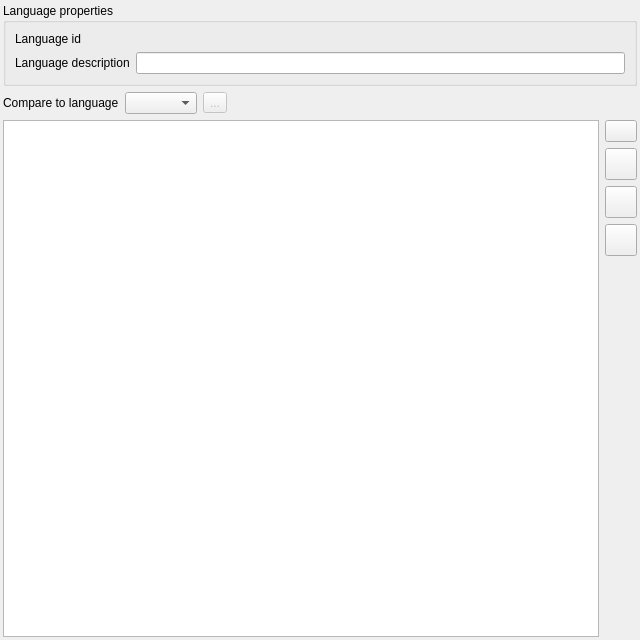
<?xml version="1.0" encoding="UTF-8"?>
<ui version="4.0">
 <class>SolarusEditor::StringsEditor</class>
 <widget class="QWidget" name="SolarusEditor::StringsEditor">
  <property name="geometry">
   <rect>
    <x>0</x>
    <y>0</y>
    <width>640</width>
    <height>640</height>
   </rect>
  </property>
  <property name="windowTitle">
   <string>Strings editor</string>
  </property>
  <layout class="QVBoxLayout" name="verticalLayout">
   <property name="leftMargin">
    <number>3</number>
   </property>
   <property name="topMargin">
    <number>3</number>
   </property>
   <property name="rightMargin">
    <number>3</number>
   </property>
   <property name="bottomMargin">
    <number>3</number>
   </property>
   <item>
    <widget class="QGroupBox" name="language_properties_group_box">
     <property name="title">
      <string>Language properties</string>
     </property>
     <layout class="QFormLayout" name="formLayout">
      <item row="0" column="0">
       <widget class="QLabel" name="language_id_label">
        <property name="toolTip">
         <string/>
        </property>
        <property name="text">
         <string>Language id</string>
        </property>
       </widget>
      </item>
      <item row="0" column="1">
       <widget class="QLabel" name="language_id_field">
        <property name="toolTip">
         <string>Folder name of the language</string>
        </property>
        <property name="text">
         <string/>
        </property>
       </widget>
      </item>
      <item row="1" column="0">
       <widget class="QLabel" name="description_label">
        <property name="text">
         <string>Language description</string>
        </property>
       </widget>
      </item>
      <item row="1" column="1">
       <widget class="QLineEdit" name="description_field">
        <property name="toolTip">
         <string>User-friendly description to show in the editor</string>
        </property>
       </widget>
      </item>
     </layout>
    </widget>
   </item>
   <item>
    <layout class="QHBoxLayout" name="translation_layout">
     <item>
      <widget class="QLabel" name="translation_label">
       <property name="text">
        <string>Compare to language</string>
       </property>
      </widget>
     </item>
     <item>
      <widget class="SolarusEditor::ResourceSelector" name="translation_field"/>
     </item>
     <item>
      <widget class="QToolButton" name="translation_refresh_button">
       <property name="enabled">
        <bool>false</bool>
       </property>
       <property name="toolTip">
        <string>Refresh language</string>
       </property>
       <property name="text">
        <string>...</string>
       </property>
       <property name="icon">
        <iconset resource="../../resources/images.qrc">
         <normaloff>:/images/icon_refresh.png</normaloff>:/images/icon_refresh.png</iconset>
       </property>
       <property name="iconSize">
        <size>
         <width>16</width>
         <height>16</height>
        </size>
       </property>
      </widget>
     </item>
     <item>
      <spacer name="horizontalSpacer">
       <property name="orientation">
        <enum>Qt::Horizontal</enum>
       </property>
       <property name="sizeHint" stdset="0">
        <size>
         <width>40</width>
         <height>20</height>
        </size>
       </property>
      </spacer>
     </item>
    </layout>
   </item>
   <item>
    <layout class="QHBoxLayout" name="strings_layout">
     <item>
      <widget class="SolarusEditor::StringsTreeView" name="strings_tree_view">
       <property name="allColumnsShowFocus">
        <bool>true</bool>
       </property>
      </widget>
     </item>
     <item>
      <layout class="QVBoxLayout" name="boutton_layout">
       <item>
        <widget class="QPushButton" name="create_button">
         <property name="maximumSize">
          <size>
           <width>32</width>
           <height>32</height>
          </size>
         </property>
         <property name="toolTip">
          <string>Add</string>
         </property>
         <property name="text">
          <string/>
         </property>
         <property name="icon">
          <iconset resource="../../resources/images.qrc">
           <normaloff>:/images/icon_add.png</normaloff>:/images/icon_add.png</iconset>
         </property>
         <property name="iconSize">
          <size>
           <width>24</width>
           <height>24</height>
          </size>
         </property>
        </widget>
       </item>
       <item>
        <widget class="QPushButton" name="set_key_button">
         <property name="sizePolicy">
          <sizepolicy hsizetype="Fixed" vsizetype="Fixed">
           <horstretch>0</horstretch>
           <verstretch>0</verstretch>
          </sizepolicy>
         </property>
         <property name="minimumSize">
          <size>
           <width>32</width>
           <height>32</height>
          </size>
         </property>
         <property name="maximumSize">
          <size>
           <width>32</width>
           <height>32</height>
          </size>
         </property>
         <property name="toolTip">
          <string>Change key</string>
         </property>
         <property name="text">
          <string/>
         </property>
         <property name="icon">
          <iconset resource="../../resources/images.qrc">
           <normaloff>:/images/icon_rename.png</normaloff>:/images/icon_rename.png</iconset>
         </property>
         <property name="iconSize">
          <size>
           <width>24</width>
           <height>24</height>
          </size>
         </property>
        </widget>
       </item>
       <item>
        <widget class="QPushButton" name="duplicate_button">
         <property name="sizePolicy">
          <sizepolicy hsizetype="Fixed" vsizetype="Fixed">
           <horstretch>0</horstretch>
           <verstretch>0</verstretch>
          </sizepolicy>
         </property>
         <property name="minimumSize">
          <size>
           <width>32</width>
           <height>32</height>
          </size>
         </property>
         <property name="maximumSize">
          <size>
           <width>32</width>
           <height>32</height>
          </size>
         </property>
         <property name="toolTip">
          <string>Duplicate string(s)</string>
         </property>
         <property name="text">
          <string/>
         </property>
         <property name="icon">
          <iconset resource="../../resources/images.qrc">
           <normaloff>:/images/icon_copy.png</normaloff>:/images/icon_copy.png</iconset>
         </property>
         <property name="iconSize">
          <size>
           <width>24</width>
           <height>24</height>
          </size>
         </property>
        </widget>
       </item>
       <item>
        <widget class="QPushButton" name="delete_button">
         <property name="sizePolicy">
          <sizepolicy hsizetype="Fixed" vsizetype="Fixed">
           <horstretch>0</horstretch>
           <verstretch>0</verstretch>
          </sizepolicy>
         </property>
         <property name="minimumSize">
          <size>
           <width>32</width>
           <height>32</height>
          </size>
         </property>
         <property name="maximumSize">
          <size>
           <width>32</width>
           <height>32</height>
          </size>
         </property>
         <property name="toolTip">
          <string>Delete</string>
         </property>
         <property name="text">
          <string/>
         </property>
         <property name="icon">
          <iconset resource="../../resources/images.qrc">
           <normaloff>:/images/icon_cross.png</normaloff>:/images/icon_cross.png</iconset>
         </property>
         <property name="iconSize">
          <size>
           <width>24</width>
           <height>24</height>
          </size>
         </property>
        </widget>
       </item>
       <item>
        <spacer name="vertical_spacer">
         <property name="orientation">
          <enum>Qt::Vertical</enum>
         </property>
         <property name="sizeHint" stdset="0">
          <size>
           <width>20</width>
           <height>40</height>
          </size>
         </property>
        </spacer>
       </item>
      </layout>
     </item>
    </layout>
   </item>
  </layout>
 </widget>
 <customwidgets>
  <customwidget>
   <class>SolarusEditor::ResourceSelector</class>
   <extends>QComboBox</extends>
   <header>widgets/resource_selector.h</header>
  </customwidget>
  <customwidget>
   <class>SolarusEditor::StringsTreeView</class>
   <extends>QTreeView</extends>
   <header>widgets/strings_tree_view.h</header>
  </customwidget>
 </customwidgets>
 <resources>
  <include location="../../resources/images.qrc"/>
 </resources>
 <connections/>
</ui>
